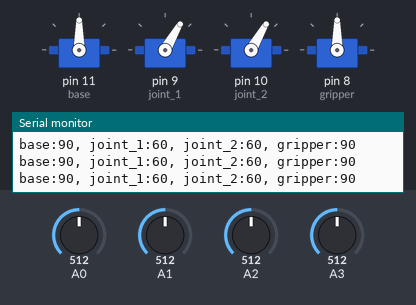
Simulated run of this sketch. Board: Arduino Uno, built with avr-gcc and run on an emulated ATmega328P. On the bench: 4 × servo, the last lines printed to the serial monitor. The test bench sets the inputs (shaded band); at power-on: A0 = 512, A3 = 512, A1 = 512, A2 = 512.

Above: at 1.2 s.
1.3 s: A0 set to 557
At 2.7 s:
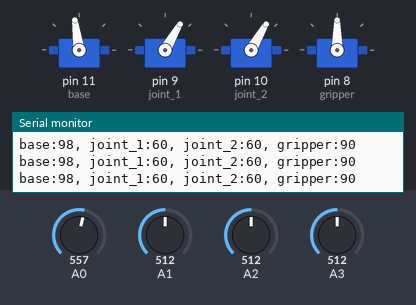
4.3 s: A0 set to 575
At 4.8 s:
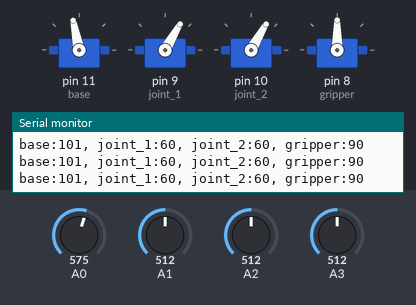
5.8 s: A3 set to 553
At 7.1 s:
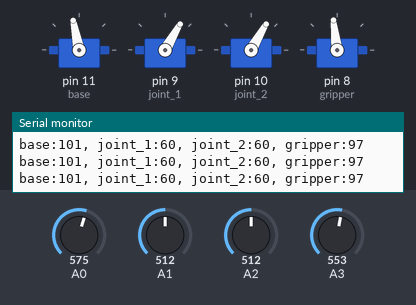
8.8 s: A3 set to 586
At 9.9 s:
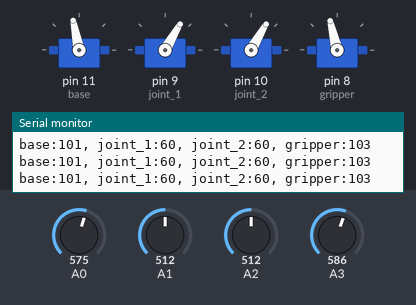
10.3 s: A1 set to 716
At 11.2 s:
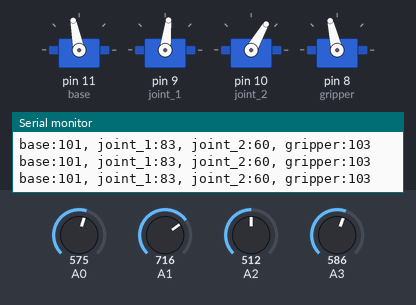
11.8 s: A2 set to 837
At 13.0 s:
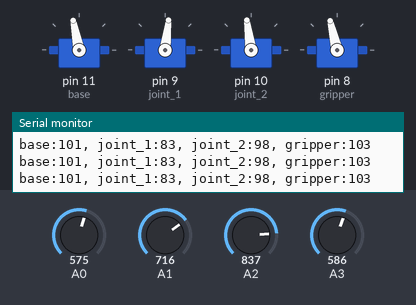
13.3 s: A2 set to 863
Timing chart, 0 to 15.8 s (numbered marks = the images above; inputs shaded):
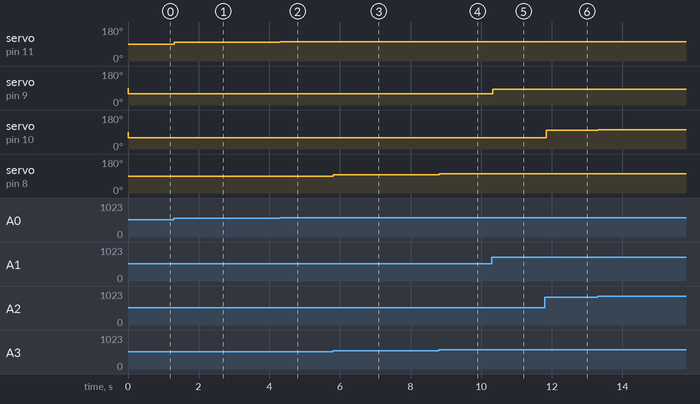

The sketch:

arm_3dof_potentiometer.ino
```cpp
#include <Servo.h>

// Create four Servo object for each joint
Servo base, joint_1, joint_2, gripper;

// Declare potentiometers pins
int pot_base = A0;
int pot_joint_1 = A1;
int pot_joint_2 = A2;
int pot_gripper = A3;

void setup()
{
  // Attachs the Servo pins to each servo object
  base.attach(11, 460, 2400);
  joint_1.attach(9, 460, 2400);
  joint_2.attach(10, 460, 2400);
  gripper.attach(8, 460, 2400);

  // Start the Serial
  Serial.begin(9600);
//  TIMSK0=0;

}

void loop(void)
{

  // move joints and get the each joint angle
  int base_val = move_joint(pot_base, base, 0, 180);
  int joint_1_val = move_joint(pot_joint_1, joint_1, 0, 120);
  int joint_2_val = move_joint(pot_joint_2, joint_2, 0, 120);
  int gripper_val = move_joint(pot_gripper, gripper, 0, 180);

  // Print each joint angle
  Serial.println("base:"+String(base_val)
                +", joint_1:"+String(joint_1_val)
                +", joint_2:"+String(joint_2_val)
                +", gripper:"+String(gripper_val));
}

int angle_to_ms(int angle){
  double val =256.0 + 544.0 + (((2400.0 - 544.0) / 180.0) * angle);
  return (int)val;
}

int move_joint(int pot, Servo &servo, int low_angle, int high_angle){

  // Read the value of potentiometer and scale it between low_angle and high_angle
  int angle = map(analogRead(pot), 0, 1023, low_angle, high_angle);
  int ms = angle_to_ms(angle);
  // sets the position of the servo
//  servo.writeMicroseconds(ms);
  servo.write(angle);
  delay(5);

  // Returns the scaled value
  return angle;
}
```

Measured:
- after the input at 1.3 s, servo on pin 11 (base): 90° → 98° at once
- after the input at 4.3 s, servo on pin 11 (base): 98° → 101° at once
- after the input at 5.8 s, servo on pin 8 (gripper): 90° → 97° at once
- after the input at 8.8 s, servo on pin 8 (gripper): 97° → 103° at once
- after the input at 10.3 s, servo on pin 9 (joint_1): 60° → 83° at once
- after the input at 11.8 s, servo on pin 10 (joint_2): 60° → 98° at once
- after the input at 13.3 s, servo on pin 10 (joint_2): 98° → 101° at once
